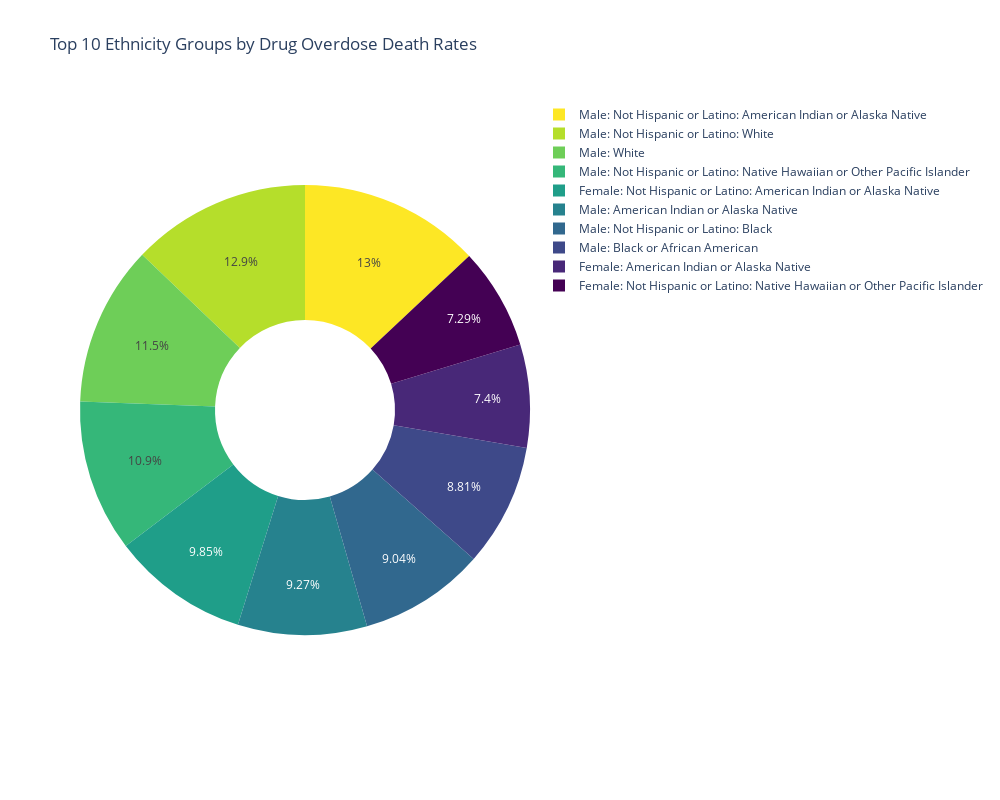

The notebook cell this image was saved under:
### Markdown cell above
## Top 10 Ethnicity Groups by Drug Overdose Death Rates

### Code cell
# Filtering data to exclude general categories and focus on specific demographic groups
specific_groups = data[~data['stub_label'].isin(['All persons', 'Male', 'Female', 'All ages'])]

# Identifying ethnicity groups by excluding those with age references
ethnicity_groups = specific_groups[~specific_groups['stub_label'].str.contains('years')]

# Calculating the average drug overdose death rates for these ethnic groups
average_rates_ethnic_groups = ethnicity_groups.groupby('stub_label')['estimate'].mean().sort_values(ascending=False)

# Selecting the top 10 ethnicity groups with the highest average drug overdose death rates
top_10_ethnic_groups = average_rates_ethnic_groups.head(10).reset_index()

# Creating a donut chart for the top 10 ethnicity groups
fig = px.pie(top_10_ethnic_groups, values='estimate', names='stub_label', title='Top 10 Ethnicity Groups by Drug Overdose Death Rates', 
             hole=0.4, color_discrete_sequence=px.colors.sequential.Viridis_r)

# Update layout to increase the figure size
fig.update_layout(
    width=1000,  # Set the width of the figure
    height=800,  # Set the height of the figure
    showlegend=True,
    annotations=[dict(text='', showarrow=False)]
)

# Show the figure
fig.show()

### Figure 1 — Plotly figure (JSON) as saved in the notebook; plotly's stock layout.template omitted (floating-point values rounded to 4 significant figures)
{"data": [{"domain": {"x": [0, 1], "y": [0, 1]}, "hole": 0.4, "hovertemplate": "stub_label=%{label}<br>estimate=%{value}<extra></extra>", "labels": ["Male: Not Hispanic or Latino: American Indian or Alaska Native", "Male: Not Hispanic or Latino: White", "Male: White", "Male: Not Hispanic or Latino: Native Hawaiian or Other Pacific Islander", "Female: Not Hispanic or Latino: American Indian or Alaska Native", "Male: American Indian or Alaska Native", "Male: Not Hispanic or Latino: Black", "Male: Black or African American", "Female: American Indian or Alaska Native", "Female: Not Hispanic or Latino: Native Hawaiian or Other Pacific Islander"], "legendgroup": "", "name": "", "showlegend": true, "type": "pie", "values": [7.892, 7.811, 6.983, 6.637, 5.971, 5.621, 5.483, 5.341, 4.487, 4.424]}], "layout": {"annotations": [{"showarrow": false, "text": ""}], "height": 800, "legend": {"tracegroupgap": 0}, "piecolorway": ["#fde725", "#b5de2b", "#6ece58", "#35b779", "#1f9e89", "#26828e", "#31688e", "#3e4989", "#482878", "#440154"], "showlegend": true, "title": {"text": "Top 10 Ethnicity Groups by Drug Overdose Death Rates"}, "width": 1000}}
